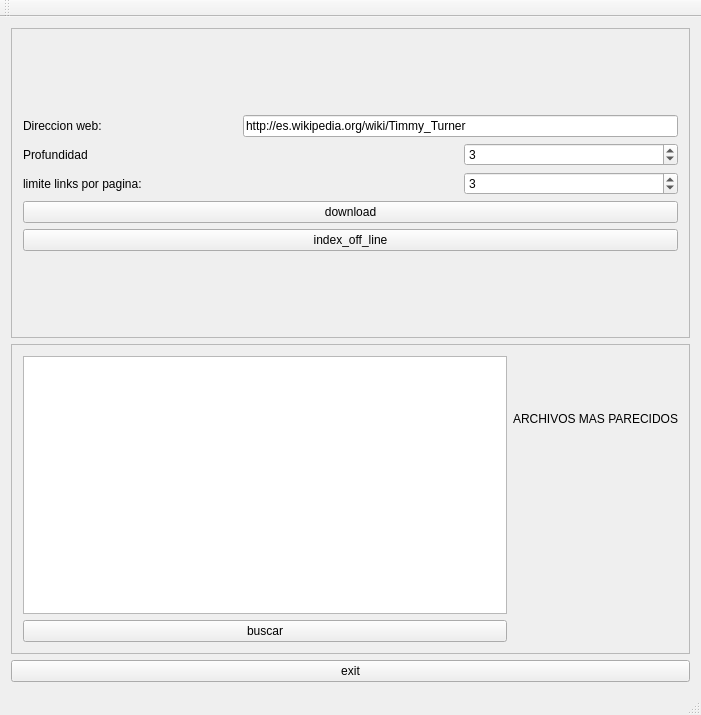
<?xml version="1.0" encoding="UTF-8"?>
<ui version="4.0">
 <class>MainWindow</class>
 <widget class="QMainWindow" name="MainWindow">
  <property name="geometry">
   <rect>
    <x>0</x>
    <y>0</y>
    <width>701</width>
    <height>715</height>
   </rect>
  </property>
  <property name="windowTitle">
   <string>MainWindow</string>
  </property>
  <widget class="QWidget" name="centralWidget">
   <layout class="QGridLayout" name="gridLayout_4">
    <item row="0" column="0">
     <widget class="QFrame" name="frame">
      <property name="frameShape">
       <enum>QFrame::StyledPanel</enum>
      </property>
      <property name="frameShadow">
       <enum>QFrame::Raised</enum>
      </property>
      <layout class="QGridLayout" name="gridLayout_2">
       <item row="0" column="0">
        <layout class="QGridLayout" name="gridLayout">
         <item row="1" column="2">
          <widget class="QSpinBox" name="spinBox_profundidad">
           <property name="toolTipDuration">
            <number>-1</number>
           </property>
           <property name="value">
            <number>3</number>
           </property>
          </widget>
         </item>
         <item row="0" column="1" colspan="2">
          <widget class="QLineEdit" name="lineEdit_link">
           <property name="text">
            <string>http://es.wikipedia.org/wiki/Timmy_Turner</string>
           </property>
          </widget>
         </item>
         <item row="1" column="0">
          <widget class="QLabel" name="label_2">
           <property name="text">
            <string>Profundidad</string>
           </property>
          </widget>
         </item>
         <item row="0" column="0">
          <widget class="QLabel" name="label">
           <property name="text">
            <string>Direccion web:</string>
           </property>
          </widget>
         </item>
         <item row="2" column="0" colspan="2">
          <widget class="QLabel" name="label_3">
           <property name="text">
            <string>limite links por pagina:</string>
           </property>
          </widget>
         </item>
         <item row="2" column="2">
          <widget class="QSpinBox" name="spinBox_limite_link_por_pagina">
           <property name="value">
            <number>3</number>
           </property>
          </widget>
         </item>
         <item row="3" column="0" colspan="3">
          <widget class="QPushButton" name="pushButton">
           <property name="text">
            <string>download</string>
           </property>
          </widget>
         </item>
         <item row="4" column="0" colspan="3">
          <widget class="QPushButton" name="pushButton_index_offline">
           <property name="text">
            <string>index_off_line</string>
           </property>
          </widget>
         </item>
        </layout>
       </item>
      </layout>
     </widget>
    </item>
    <item row="1" column="0">
     <widget class="QFrame" name="frame_2">
      <property name="frameShape">
       <enum>QFrame::StyledPanel</enum>
      </property>
      <property name="frameShadow">
       <enum>QFrame::Raised</enum>
      </property>
      <layout class="QGridLayout" name="gridLayout_3">
       <item row="0" column="0" rowspan="2">
        <widget class="QTextEdit" name="textEdit_texto_ingresado"/>
       </item>
       <item row="0" column="1">
        <widget class="QLabel" name="label__titulo_mas_parecidops">
         <property name="text">
          <string>ARCHIVOS MAS PARECIDOS</string>
         </property>
        </widget>
       </item>
       <item row="1" column="1" rowspan="2">
        <widget class="QLabel" name="label_archivos_mas_parecidos">
         <property name="text">
          <string/>
         </property>
         <property name="textFormat">
          <enum>Qt::PlainText</enum>
         </property>
        </widget>
       </item>
       <item row="2" column="0">
        <widget class="QPushButton" name="pushButton_buscar">
         <property name="text">
          <string>buscar</string>
         </property>
        </widget>
       </item>
      </layout>
     </widget>
    </item>
    <item row="2" column="0">
     <widget class="QPushButton" name="pushButton_exit">
      <property name="text">
       <string>exit</string>
      </property>
     </widget>
    </item>
   </layout>
  </widget>
  <widget class="QMenuBar" name="menuBar">
   <property name="geometry">
    <rect>
     <x>0</x>
     <y>0</y>
     <width>701</width>
     <height>25</height>
    </rect>
   </property>
  </widget>
  <widget class="QToolBar" name="mainToolBar">
   <attribute name="toolBarArea">
    <enum>TopToolBarArea</enum>
   </attribute>
   <attribute name="toolBarBreak">
    <bool>false</bool>
   </attribute>
  </widget>
  <widget class="QStatusBar" name="statusBar"/>
 </widget>
 <layoutdefault spacing="6" margin="11"/>
 <resources/>
 <connections/>
</ui>
